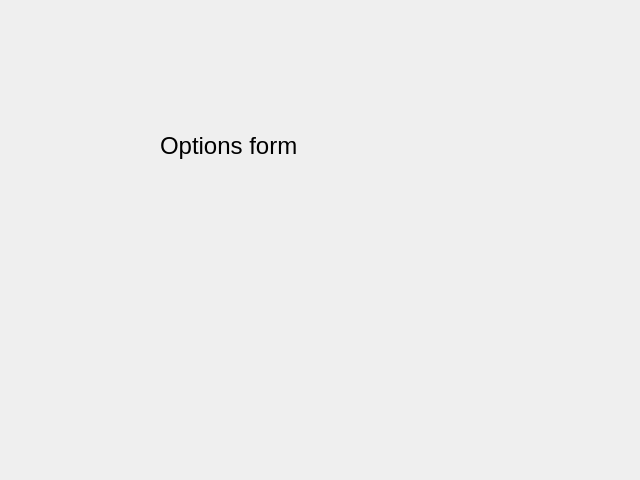
<?xml version="1.0" encoding="UTF-8"?>
<ui version="4.0">
 <class>FormOptions</class>
 <widget class="QWidget" name="FormOptions">
  <property name="geometry">
   <rect>
    <x>0</x>
    <y>0</y>
    <width>640</width>
    <height>480</height>
   </rect>
  </property>
  <property name="windowTitle">
   <string>Form</string>
  </property>
  <widget class="QLabel" name="label">
   <property name="geometry">
    <rect>
     <x>160</x>
     <y>130</y>
     <width>251</width>
     <height>31</height>
    </rect>
   </property>
   <property name="font">
    <font>
     <pointsize>18</pointsize>
    </font>
   </property>
   <property name="text">
    <string>Options form</string>
   </property>
  </widget>
 </widget>
 <resources/>
 <connections/>
</ui>
